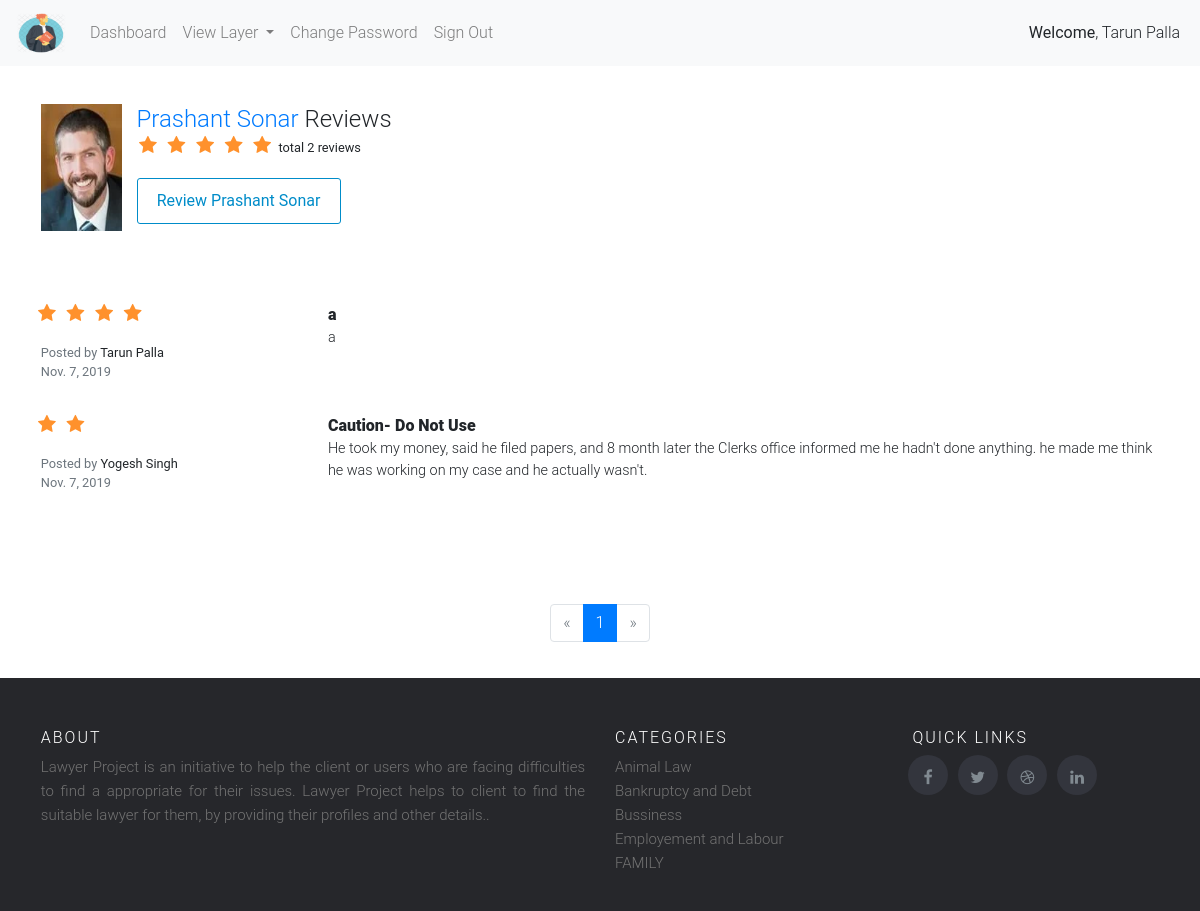
The app's page /viewall_review_lawyer/10 (signed in), older data.
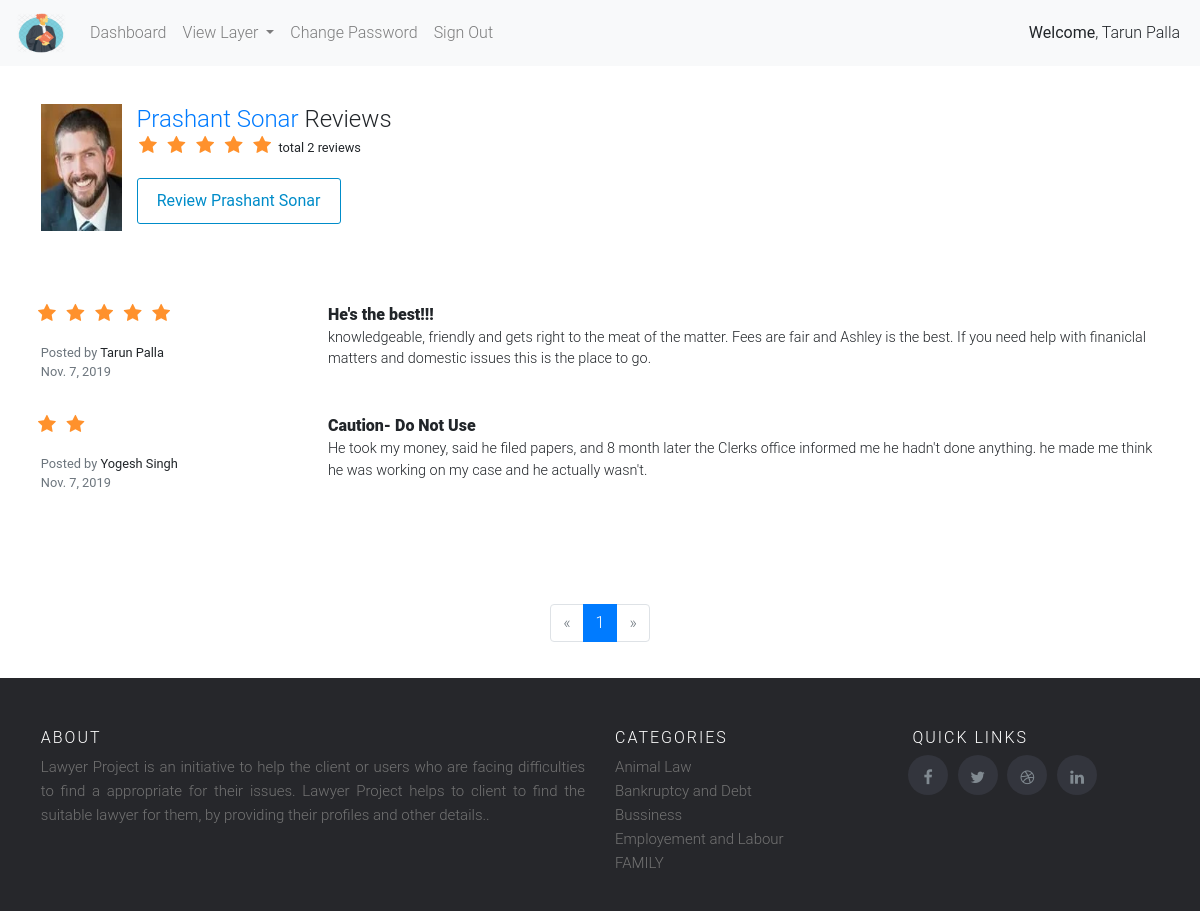
The same page, newer data.
### lawyer/models.py (models this page shows, shortened)
class Lawyer(models.Model):
    year = datetime.datetime.today().year
    year_list = range(datetime.datetime.today().year,1960,-1)
    tupple_list = []
    for year in year_list:
        tupple_list.append((str(year), str(year)))
    YEAR = tuple(tupple_list)
    user = models.OneToOneField(User,on_delete=models.CASCADE)
    address1 = models.CharField(max_length=400,blank=False,null=False,validators=[
        RegexValidator(regex='(^[A-Za-z0-9]+|,| |/|[A-Za-z]+)+[A-Za-z0-9]+|,| |$',message='Enter Valid Address1')
    ])
    address2 = models.CharField(max_length=400,blank=True,null=True,validators=[
        RegexValidator(regex='(^[A-Za-z0-9]+|,| |/|[A-Za-z]+)+[A-Za-z0-9]+|,| |$',message='Enter Valid Address2')
    ])
    city = models.CharField(max_length=128,blank=False,null=False,validators=[
        RegexValidator(regex='[A-Za-z]{2}[a-z]+$',message='City should only contain letters and mustcontains atleast 2 chracters..')
    ])
    state = models.ForeignKey(State,on_delete=models.CASCADE,null=False,blank=False)
    zipcode = models.CharField(max_length=128,blank=False,null=False,validators=[
        RegexValidator(regex='^[0-9]{6}$',message='Enter Valid Zipcode')
    ])
    phone_number = models.CharField(max_length=128,blank=False,null=False,validators=[
        RegexValidator(regex='^[6|7|8|9]+[0-9]{9}$',message='Enter 10 digit number or must start with 6,7,8,9 digit')
    ])
    license_in = models.ForeignKey(State,on_delete=models.CASCADE,blank=False,null=False,related_name='license_id')
    license_id = models.CharField(max_length=128,blank=False,null=False,validators=[
        RegexValidator(regex='^[A-Za-z0-9]*$',message='Enter Valid License Id')
    ])
    year_admitted = models.CharField(choices=YEAR,max_length=128,blank=False,null=False,)
    profile_image = models.ImageField(upload_to='profile_images',blank=False,null=False,)

class Review_Lawyer(models.Model):
    lawyer_id = models.ForeignKey(Lawyer,on_delete=models.CASCADE, blank=False, null=False)
    user = models.ForeignKey(User,on_delete=models.CASCADE, blank=False, null=False)
    title = models.CharField(max_length=228, blank=False, null=False)
    review = models.CharField(max_length=5000, blank=False, null=False)
    rating = models.IntegerField(blank=False)
    date = models.DateField(blank=False, null=False,auto_now_add=True)
    class Meta:
        verbose_name_plural = 'Review Lawyer'

class Practice_area(models.Model):
    practice = models.CharField(max_length=128,blank=True, null=True)
    class Meta:
        verbose_name_plural = 'Practice Area'

### lawyer/views.py (the view)
# urls.py: path('viewall_review_lawyer/<lid>',views.viewall_review_lawyer,name='viewall_review_lawyer'),
@login_required(login_url='/login/')
def viewall_review_lawyer(request,lid):
    lawyer = Lawyer.objects.get(user_id=lid)
    review_lawyer = Review_Lawyer.objects.filter(lawyer_id__user_id=lid).order_by('-rating')
    review_count = Review_Lawyer.objects.filter(lawyer_id__user_id=lid).values('lawyer_id__user_id').annotate(dcount=Count('review'))
    page = request.GET.get('page', 1)
    paginator = Paginator(review_lawyer, 5)
    try:
        review_lawyer = paginator.page(page)
    except PageNotAnInteger:
        review_lawyer = paginator.page(1)
    except EmptyPage:
        review_lawyer = paginator.page(paginator.num_pages)
    return render(request,'client/viewall_review_lawyer.html',{'lawyer':lawyer,'review_lawyer':review_lawyer,'review_count':review_count})

### lawyer/templatetags/practice_menu.py (called while the page is built)
def practice_area():
    practice = Practice_area.objects.all()
    return practice

### templates/client/viewall_review_lawyer.html (shortened to what this page needs)
 {% extends 'client/base.html' %} {% block body_block %}
<div class="container u-vertical-padding-1">
    <div class="row">
        <div class="col-xs-4 col-xs-offset-4 col-sm-1 col-sm-offset-0 remove-right-gutter">
            <div class="text-right text-center-xs"><a href='{% url "lawyer_profile" lawyer.user.id %}'><img class="img-responsive u-bg-cool-gray" style="width: 112px;" src="{{ MEDIA_URL }}/{{ lawyer.profile_image }}"></a>
            </div>
        </div>
        <div class="col-xs-12 col-sm-11 text-center-xs">
            <h1 class="u-vertical-margin-0 name-review"><a href='{% url "lawyer_profile" lawyer.user.id %}'>{{lawyer.user.first_name}} {{lawyer.user.last_name}} </a>    Reviews</h1>
            <p class="h2 u-vertical-margin-0 rating-stars">
                 <div class='rating-stars'  style='margin-left:-4%;'>
            <ul id='stars'>
                <li class='star' title='Poor' data-value='1' value='Poor'>
                    <i class='fa fa-star fa-fw'></i>
                </li>
                <li class='star' title='Fair' data-value='2'>
                    <i class='fa fa-star fa-fw'></i>
                </li>
                <li class='star' title='Good' data-value='3'>
                    <i class='fa fa-star fa-fw'></i>
                </li>
                <li class='star' title='Excellent' data-value='4'>
                    <i class='fa fa-star fa-fw'></i>
                </li>
                <li class='star' title='WOW!!!' data-value='5'>
                    <i class='fa fa-star fa-fw'></i>
                </li>
                <li class='star'>
                  {% for c in review_count %}
                  <small>total {{c.dcount}} reviews</small>
                  {% endfor %}
                </li>
            </ul>
        </div>
            </p>
            {% if user.is_staff %}
            <div class="u-spacer-half"></div><a rel="nofollow" class="btn-review btn-outline-review" style='text-decoration: none;' href="{% url "review_lawyer" lawyer.user.id %}">Review {{lawyer.user.first_name}} {{lawyer.user.last_name}}</a></div>
            {% endif %}
    </div>
</div>
<div class='container'>
 {% for r in review_lawyer %}
    <div class="row" style='margin-top:3%;'>
        <div class="col-xs-12 col-md-3">
            <div class='rating-stars' style='margin-left:-18%;'>
                <ul>
                    {% for i in "x"|rjust:r.rating %}
                    <li class='star'>
                        <i class='star fa fa-star fa-fw'></i>
                    </li>
                    {% endfor %}
                </ul>
            </div>
            <small>
                <span class="text-muted" style='padding-top:-5px;'>Posted by</span> {{r.user}} {{r.user.last_name}}
                <br class="hidden-xs">
                <span class="text-muted"><time datetime="2019-09-02T22:58:43Z" data-local="time" data-format="%B %e, %Y" title="September 3, 2019 at 4:28am IST" data-localized="true">{{r.date}}</time>
                </span>
            </small>
        </div>
        <div class="col-xs-12 col-md-9 pull-right">
        <h3 class="u-vertical-margin-0 all_review_name" itemprop="headline"><b>{{r.title}}</b></h3>
           <p class='lawyer_review_list'>{{r.review}}</p>
        </div>
    </div>
         {% endfor %}
</div>
<div class='container paginator-margin-top text-xs-center'>
    <nav>
        <div id='pagination_change'>
            <ul class="pagination">
                {% if review_lawyer.has_previous %}
                <li class="page-item"><a class="page-link" href="?page={{ review_lawyer.previous_page_number }}">&laquo;</a></li>
                {% else %}
                <li class="page-item disabled"><span class="page-link">&laquo;</span></li>
                {% endif %} {% for i in review_lawyer.paginator.page_range %} {% if review_lawyer.number == i %}
                <li class="page-item active"><span class="page-link">{{ i }} <span class="sr-only">(current)</span></span>
                </li>
                {% else %}
                <li class="page-item"><a class="page-link" href="?page={{ i }}">{{ i }}</a></li>
                {% endif %} {% endfor %} {% if data.has_next %}
                <li class="page-item"><a class="page-link" href="?page={{ review_lawyer.next_page_number }}">&raquo;</a></li>
                {% else %}
                <li class="page-item disabled"><span class="page-link">&raquo;</span></li>
                {% endif %}
            </ul>
        </div>
    </nav>
</div>
{% endblock %}

### templates/client/base.html (shortened to what this page needs)
<html>
{% load staticfiles %}
{% load crispy_forms_tags %}
{% load practice_menu %}
{% load profile_tag %}
<head>
    <link href='{% static "css/bootstrap.css" %}' rel='stylesheet' />
    <link href='{% static "css/style.css" %}' rel='stylesheet' />
    <link href='{% static "css/carousel.css" %}' rel='stylesheet' />
    <link href='{% static "css/glyphicon.css" %}' rel='stylesheet' />
    <link rel="stylesheet" href="https://cdnjs.cloudflare.com/ajax/libs/font-awesome/4.7.0/css/font-awesome.min.css">
</head>
<body>
    <nav class="navbar navbar-expand-lg navbar-light bg-light">
        <a class="navbar-brand" href="{% url 'index' %}"><img src='{% static "images/lawyer-icon.png" %}' height='40px' width='50px'/>
        </a>
        <div class="collapse navbar-collapse" id="navbarSupportedContent">
            <ul class="navbar-nav mr-auto">
                <li class="nav-item">
                    <a class="nav-link" href="{% url 'index' %}">Dashboard<span class="sr-only">(current)</span></a>
                </li>
                <li class="nav-item dropdown">
                    <a class="nav-link dropdown-toggle" href="http://example.com" id="navbarDropdownMenuLink" data-toggle="dropdown" aria-haspopup="true" aria-expanded="false">
                        View Layer
                    </a>
                            {% practice_area as practice %}
                </li>
                {% if user.is_authenticated and user.is_staff %}
                 <li class="nav-item">
                    <a class="nav-link" href="{% url 'change_password' %}">Change Password</a>
                </li>
                <li class="nav-item">
                    <a class="nav-link" href="{% url 'logout' %}">Sign Out </a>
                </li>
                {% elif not user.is_authenticated %}
                   <li class="nav-item">
                    <a class="nav-link" href="{% url 'login' %}">Sign In <span class="sr-only"></span></a>
                </li>
                {% endif %}
            </ul>
         <form class="form-inline my-2 my-lg-0">
            {% if  request.user.is_superuser %}
              {{request.user.first_name}} {{request.user.last_name}}&nbsp;
             <ul class="navbar-nav">
                <li class="nav-item dropdown">
                    <a class="nav-link dropdown-toggle" style='padding:0 0;' href="#" id="navbarDropdownMenuLink" role="button" data-toggle="dropdown" aria-haspopup="true" aria-expanded="false">
                        <img src='{{MEDIA_URL}}{{ request.user.id|profile_menu }}' height='40' width='40' style='border-radius:50%;'/>
                   </a>
                    <div class="dropdown-menu" style='margin-left: -200%;' aria-labelledby="navbarDropdownMenuLink">
                     <a class="dropdown-item" href="{% url 'change_password' %}" style='font-size: 14px;'>Change Password<span class="sr-only"></span></a>
                     <a class="dropdown-item" href="{% url 'lawyer_profile' user.id  %}" style='font-size: 14px;'>View Profile<span class="sr-only"></span></a>
                   <a class="dropdown-item" href="{% url 'lawyer_edit_profile' %}" style='font-size: 14px;'>Edit Profile<span class="sr-only"></span></a>
                    <a class="dropdown-item" href="{% url 'logout' %}" style='font-size: 14px;'>Sign Out <span class="sr-only"></span></a>
                    </div>
                </li>
            </ul>
            {% elif  request.user.is_staff %}
                <b>Welcome</b>, {{request.user.first_name}} {{request.user.last_name}}&nbsp;
            {% endif %}
            </form>
        </div>
    </nav>
    {% block body_block %} {% endblock %}
<footer class="site-footer" style='margin-top:3%;'>
    <div class="container">
        <div class="row">
            <div class="col-sm-12 col-md-6">
                <h6>About</h6>
                <p class="text-justify">Lawyer Project is an initiative to help the client or users who are facing difficulties to find a appropriate for their issues.
                Lawyer Project helps to client to find the suitable lawyer for them, by providing their profiles and other details..
                </p>
            </div>
            <div class="col-xs-6 col-md-3">
                <h6>Categories</h6>
                <ul class="footer-links">
                 {% practice_area as practice %}
                    {% for i in practice %}
                     <li><a class="dropdown-item-footer" href="{% url 'view_lawyers' %}?practice_area={{i.practice}}">{{i.practice}}</a></li>
                 {% endfor %}
                </ul>
            </div>
            <div class="col-xs-6 col-md-3">
                <h6 style='margin-left:4%;'>Quick Links</h6>
               <ul class="social-icons">
                    <li><a class="facebook" href="https://www.facebook.com/"><i class="fa fa-facebook" style='margin-top:35%;'></i></a></li>
                    <li><a class="twitter" href="https://www.twitter.com/"><i class="fa fa-twitter" style='margin-top:35%;'></i></a></li>
                    <li><a class="dribbble" href="https://www.dribble.com/"><i class="fa fa-dribbble" style='margin-top:35%;'></i></a></li>
                    <li><a class="linkedin" href="https://www.linkedin.com/"><i class="fa fa-linkedin" style='margin-top:35%;'></i></a></li>
                </ul>
            </div>
        </div>
    </div>
</footer>
</body>
</html>

### static/css/style.css (style rules this page uses)
.h2 { font-size: 1.25em; line-height: 1.4; }
.row { margin-left: -1.2rem; margin-right: -1.2rem; }
p { overflow-wrap: break-word; word-wrap: break-word; word-break: break-word; margin: 0 0 0.75em; }
.text-muted { opacity: 1; color: #777777 }
.u-vertical-padding-1 { padding-top: 2.4rem !important; padding-bottom: 2.4rem !important; }
.remove-right-gutter { padding-right: 0; }
.u-bg-cool-gray { background-color: #CDCFCE !important; }
.img-responsive { max-width: 100%; height: 100%; }
.u-vertical-margin-0 { margin-top: 0rem !important; margin-bottom: 0rem !important; }
.name-review { font-size: 1.50em; line-height: 1.2857142857; }
.btn-outline-review { color: #008CC9; background-color: transparent; border: 1px solid currentColor; }
.btn-review { padding: 0.6rem 1.2rem; font-size: 1em; line-height: 1.5; border-radius: 3px; display: inline-block; cursor: pointer; user-select: none; margin-bottom: 0; background-image: none; font-weight: 400; text-align: center; vertical-align: middle; transition: all 0.3s ease; }
.rating-stars ul { list-style-type: none; padding-left: -50px; }
.rating-stars ul>li.star { display: inline-block; }
.rating-stars ul>li.star>i.fa { font-size: 1.2em; color: #FF912C; }
.all_review_name { font-size: 1em; line-height: 1.5; font-weight: 700; }
.lawyer_review_list { margin: 0 0 0.75em; font-size: 0.9rem; }
.paginator-margin-top { margin-top: 5%; }
.pagination { margin-top: 10%; justify-content: center; }
.site-footer { background-color: #26272b; padding: 45px 0 20px; font-size: 15px; line-height: 24px; color: #737373; }
.site-footer h6 { color: #fff; font-size: 16px; text-transform: uppercase; margin-top: 5px; letter-spacing: 2px }
.site-footer a { color: #737373; }
.footer-links { padding-left: 0; list-style: none }
.footer-links li { display: block }
.footer-links a { color: #737373 }
.site-footer .social-icons a { width: 40px; height: 40px; line-height: 40px; margin-left: 6px; margin-right: 0; border-radius: 100%; background-color: #33353d }
.social-icons { padding-left: 0; margin-bottom: 0; list-style: none }
.social-icons li { display: inline-block; margin-bottom: 4px }
.social-icons a { background-color: #eceeef; color: #818a91; font-size: 16px; display: inline-block; line-height: 44px; width: 44px; height: 44px; text-align: center; margin-right: 8px; border-radius: 100%; -webkit-transition: all .2s linear; -o-transition: all .2s linear; transition: all .2s linear }

Row changes from the older to the newer data that the page shows:
changed Review_Lawyer "Tarun": rating 4 → 5 (drawn); title "a" → "He's the best!!!"; review "a" → "knowledgeable, friendly and gets right to the meat of the matter. Fees are fair and Ashley is the best. If you need help with finaniclal matters and domestic issues this is the place to go."
